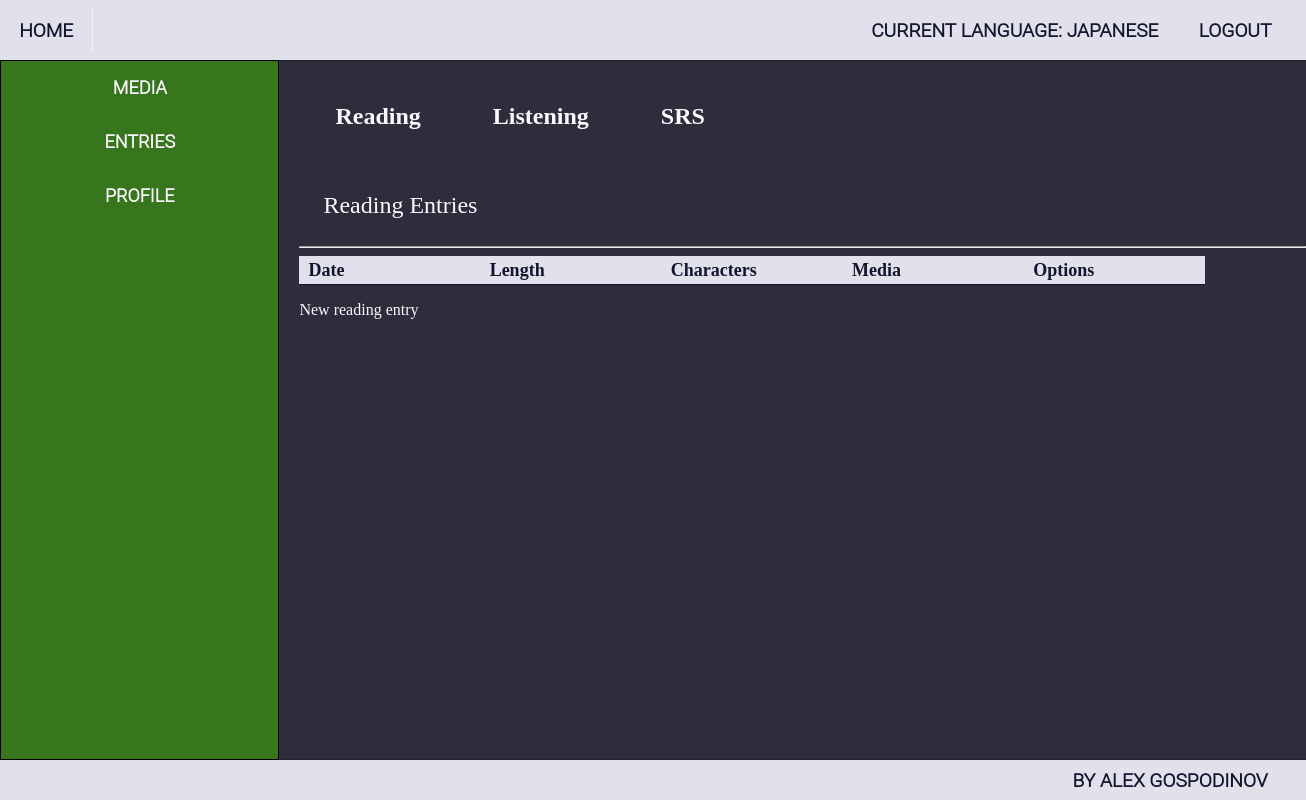
The app's page /entries/ (signed in), older data.
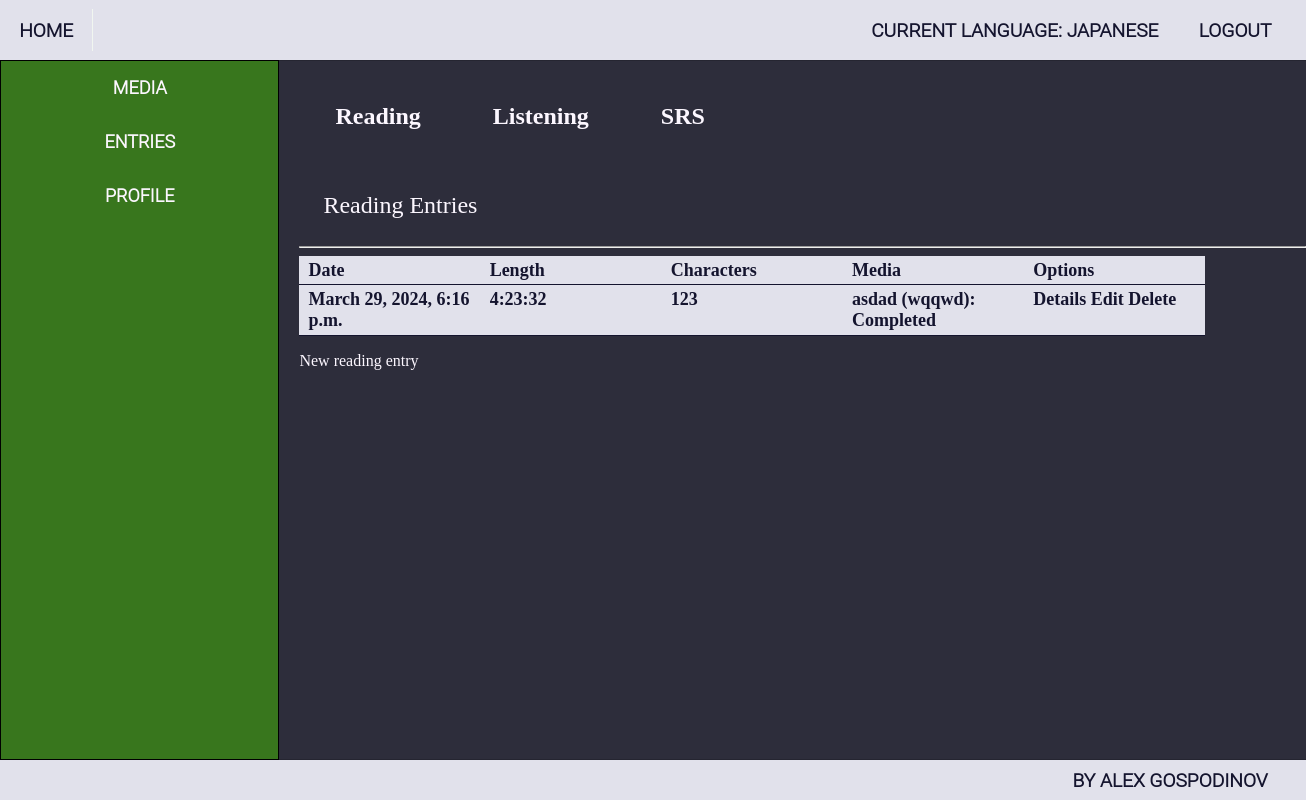
The same page, newer data.
### ImmersionTracker/immersion_entries/models.py (models this page shows, shortened)
class BaseEntry(models.Model):
    time_length = models.DurationField()
    created_on = models.DateTimeField(
        auto_now_add=True,
    )
    edited_on = models.DateTimeField(
        auto_now=True,
    )
    user_profile = models.ForeignKey(
        Profile,
        on_delete=models.CASCADE,
        related_name='%(class)s',
        blank=False,
        null=False,
    )
    language = models.ForeignKey(
        Language,
        on_delete=models.CASCADE,
        related_name='%(class)s',
        blank=False,
        null=False,
    )
    class Meta:
        abstract = True

class ReadingEntry(BaseEntry):
    char_length = models.IntegerField(
        default=None,
        null=True,
        blank=True,
    )
    media = models.ForeignKey(
        ReadingMedia,
        on_delete=models.DO_NOTHING,
        related_name='entries',
    )

### ImmersionTracker/media/models.py (models this page shows, shortened)
class BaseMedia(models.Model):
    NAME_MAX_LENGTH = 30
    TYPE_MAX_LENGTH = 20
    name = models.CharField(
        max_length=NAME_MAX_LENGTH,
        blank=False,
        null=False,
    )
    type = models.CharField(
        max_length=TYPE_MAX_LENGTH,
        blank=False,
        null=False,
    )
    link = models.URLField(
        blank=True,
        null=True,
    )
    language = models.ForeignKey(
        Language,
        on_delete=models.CASCADE,
        related_name='%(class)s',
        blank=False,
        null=False,
    )
    user_profile = models.ForeignKey(
        Profile,
        on_delete=models.CASCADE,
        related_name='%(class)s',
        blank=False,
        null=False,
    )
    def __str__(self):
        return f"{self.name} ({self.type}): {self.status}"
    class Meta:
        abstract = True

class ReadingMedia(BaseMedia):
    STATUS_MAX_LENGTH = 10
    STATUS_READING = 'Reading'
    STATUS_COMPLETED = 'Completed'
    STATUS_ONHOLD = 'On Hold'
    STATUS_DROPPED = 'Dropped'
    STATUS_CHOICES = (
        (STATUS_READING, STATUS_READING),
        (STATUS_COMPLETED, STATUS_COMPLETED),
        (STATUS_ONHOLD, STATUS_ONHOLD),
        (STATUS_DROPPED, STATUS_DROPPED),
    )
    status = models.CharField(
        max_length=STATUS_MAX_LENGTH,
        choices=STATUS_CHOICES,
    )

### ImmersionTracker/immersion_entries/views.py (the view)
# urls.py: path('', AllEntriesView.as_view(), name='all_entries'),
class AllEntriesView(LoginRequiredMixin, GetFilteredQuerysetForContextMixin, views.TemplateView):
    template_name = 'immersion_entries/all_entries.html'
    models = (ReadingEntry, ListeningEntry, SRSEntry)

### ImmersionTracker/mixins.py (called while the page is built)
    def dispatch(self, request, *args, **kwargs):
        if not get_current_language(request):
            return redirect('no_current_language')
        return super().dispatch(request, *args, **kwargs)

    def get_filtered_context(self, model, profile, lang):
        data = model.objects.filter(user_profile=profile,
                                    language=lang)
        return data

    def get_context_data(self, **kwargs):
        context = super().get_context_data(**kwargs)
        profile = get_current_profile(self.request)
        lang = get_current_language(self.request)
        for model in self.models:
            context[model._meta.model_name] = self.get_filtered_context(model, profile, lang)
        return context

### ImmersionTracker/utils.py (called while the page is built)
def get_current_profile(request):
    return Profile.objects.get(user_id=request.user.id)

def get_current_language(request):
    return get_current_profile(request).current_language

### templates/immersion_entries/all_entries.html (shortened to what this page needs)
{% extends 'base.html' %}
{% block main_content %}
<div class="entries-wrapper">
    <div class="entry-category-tabs-wrapper">
        <div class="entry-category-tab">Reading</div>
        <div class="entry-category-tab">Listening</div>
        <div class="entry-category-tab">SRS</div>
    </div>
    <div class="entry-category-box" id="reading">
        <div class="entry-category-label"> Reading Entries </div>
        <hr>
        <div class="entry-grid-container reading">
            <div class="entry-grid"> Date </div>
                <div class="entry-grid"> Length </div>
                <div class="entry-grid"> Characters </div>
                <div class="entry-grid"> Media </div>
                <div class="entry-grid"> Options </div>
            {% for entry in readingentry %}
                <div class="entry-grid"> {{ entry.created_on }}</div>
                <div class="entry-grid"> {{ entry.time_length }}</div>
                <div class="entry-grid"> {{ entry.char_length }}</div>
                <div class="entry-grid"> {{ entry.media }}</div>
                <div class="entry-grid">
                    <a href="{% url 'reading_entry_details' pk=entry.pk %}"> Details </a>
                    <a href="{% url 'reading_entry_edit' pk=entry.pk %}"> Edit </a>
                    <a href="{% url 'reading_entry_delete' pk=entry.pk %}"> Delete </a>
                </div>
            {% endfor %}
        </div>
        <p><a href="{% url 'reading_entry_create' %}"> New reading entry </a></p>
    </div>
</div>
{% endblock %}

Row changes from the older to the newer data that the page shows:
added ReadingEntry: created_on "March 29, 2024, 6:16 p.m.", time_length "4:23:32", char_length "123", media "asdad (wqqwd): Completed"
